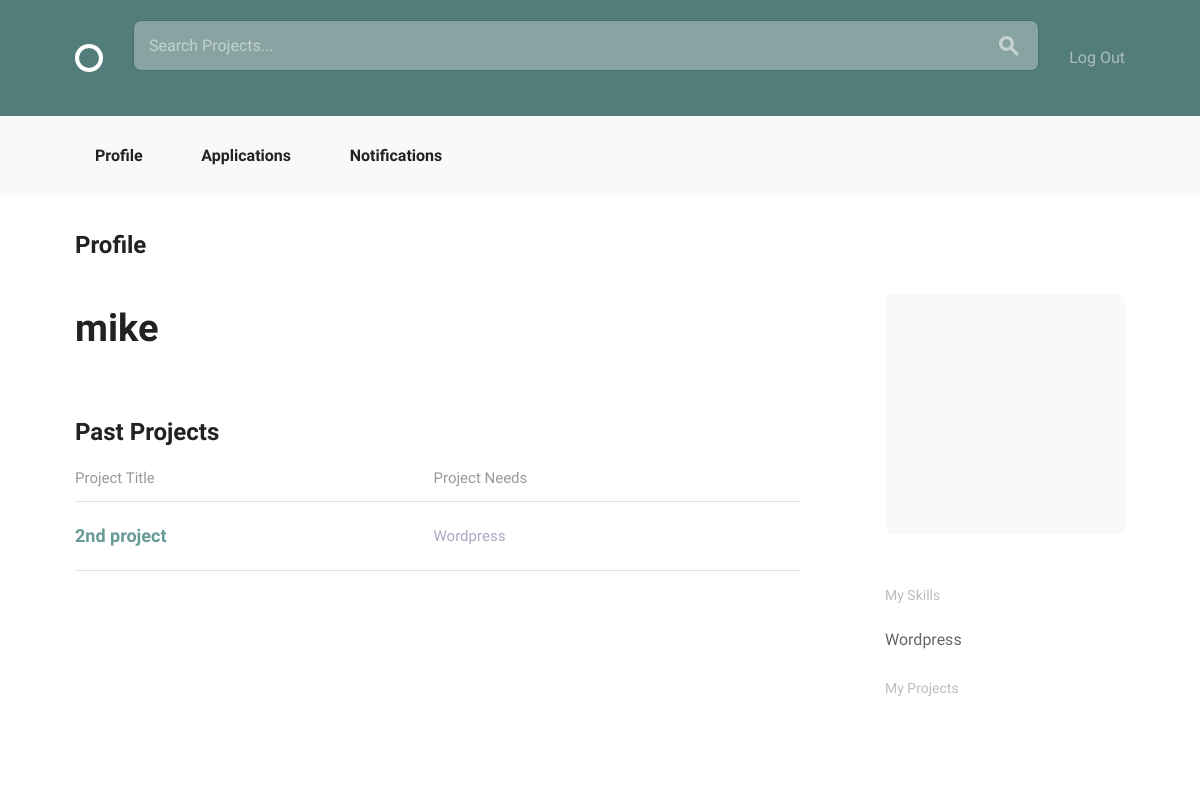
The page /accounts/profile/6/ (signed in) on the database as committed earlier.
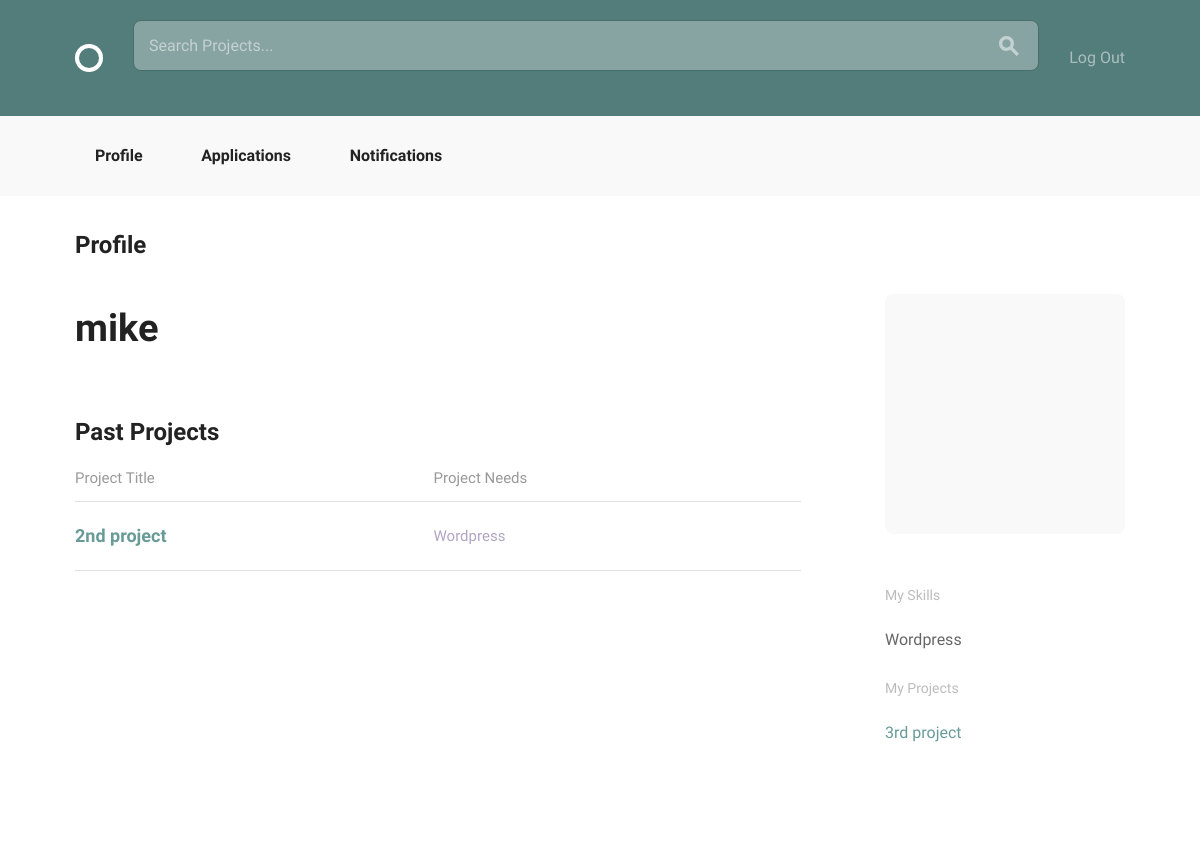
The same page on the database as committed later.
### projects/models.py (models this page shows, shortened)
class Application(models.Model):
    applicant = models.ForeignKey(
        settings.AUTH_USER_MODEL,
        related_name="applicaion",
        on_delete=models.DO_NOTHING
    )
    position = models.ForeignKey(Position, on_delete=models.DO_NOTHING)
    status = models.CharField(max_length=20)

class Position(models.Model):
    ANDROID = "Android"
    DESIGN = "Design"
    JAVA = "Java"
    PHP = "PHP"
    PYTHON = "Python"
    RAILS = "Rails"
    WORDPRESS = "Wordpress"
    iOS = "iOS"
    SKILLES_CHOICES = (
        (ANDROID, "Android Developer"),
        (DESIGN, "Designer"),
        (JAVA, "Java Developer"),
        (PHP, "PHP Developer"),
        (PYTHON, "Python Developer"),
        (RAILS, "Rails Developer"),
        (WORDPRESS, "Wordpress Developer"),
        (iOS, "iOS Developer")
    )
    project = models.ForeignKey(
        Project,
        null=True,
        related_name="positions",
        on_delete=models.CASCADE)
    title = models.CharField(max_length=100, blank=True)
    description = models.TextField(max_length=500, blank=True)
    skill = models.CharField(
        max_length=20,
        choices=SKILLES_CHOICES,
        default="",
        blank=True)
    position_filled = models.BooleanField(default=False, blank=True)
    applicants = models.ManyToManyField(
        settings.AUTH_USER_MODEL,
        through='Application')

class Project(models.Model):
    user = models.ForeignKey(settings.AUTH_USER_MODEL, null=True, on_delete=models.DO_NOTHING)
    title = models.CharField(max_length=100)
    description = models.TextField(max_length=500)
    estimated_time = models.IntegerField()
    requirements = models.CharField(max_length=100)

### accounts/models.py (models this page shows)
class Skill(models.Model):
    user = models.ForeignKey(settings.AUTH_USER_MODEL, null=True, on_delete=models.DO_NOTHING)
    name = models.CharField(max_length=20, choices=SKILLES_CHOICES)
    def __str__(self):
        return self.name

### accounts/views.py (the view)
@login_required
def profile_detail(request, pk):
    profile = get_object_or_404(models.User, pk=pk)
    skills = models.Skill.objects.filter(user_id=pk)
    projects = Project.objects.filter(user_id=pk)
    applications = Application.objects.filter(
                        applicant=request.user,
                        status='accept')
    return render(request, 'accounts/profile_detail.html', {
            'profile': profile,
            'skills': skills,
            'projects': projects ,
            'applications': applications })

### projects/templatetags/project_extras.py (called while the page is built)
@register.filter('markdown_to_html')
def markdown_to_html(markdown_text):
    html_body = markdown2.markdown(markdown_text)
    return mark_safe(html_body)

### accounts/templates/accounts/profile_detail.html (shortened to what this page needs)
{% extends "layout.html" %}
{% load static from staticfiles %}
{% load project_extras %}
{% block body_content %}
<div class="bounds circle--page">
    <div class="circle--page--header circle--fluid">
        <div class="circle--fluid--cell circle--fluid--primary">
            <h2>Profile</h2>
        </div>
    </div>
    <div class="grid-70">
        <div class="circle--article--body">
              <h1>{{ profile.username }}</h1>
        </div>
        <h2>Past Projects</h2>
        <table class="u-full-width circle--table">
            <thead>
                <tr>
                    <th>Project Title</th>
                    <th class="circle--cell--right">Project Needs</th>
                </tr>
            </thead>
            <tbody>
                {% for application in applications %}
                    <tr class="clickable-row" data-href="{% url 'projects:project_detail' pk=application.position.project.pk %}">
                        <td>
                            <h3>{{ application.position.project.title }}</h3>
                        </td>
                        <td class="circle--cell--right">
                            <span class="secondary-label">{{ application.position.skill }}</sapn>
                        </td>
                    </tr>
                {% endfor %}
            </tbody>
        </table>
    </div>
    <div class="grid-25 grid-push-5">
        <div class="circle--secondary--module">
            <div class="circle--primary--avatar">
            </div>
        </div>
        <div class="circle--secondary--module">
            <h4>My Skills</h4>
            <ul class="unloaded">
                {% for skill in skills %}
                <li>{{ skill }}</li>
                {% endfor %}
            </ul>
            <h4>My Projects</h4>
            <ul class="circle--link--list">
                {% for project in projects %}
                <li><a href="{% url 'projects:project_detail' pk=project.pk %}">{{ project.title }}</a></li>
                {% endfor %}
            </ul>
        </div>
    </div>
</div>
{% endblock %}

Rows that differ between the two databases and show on the page:
added Project: title "3rd project"
